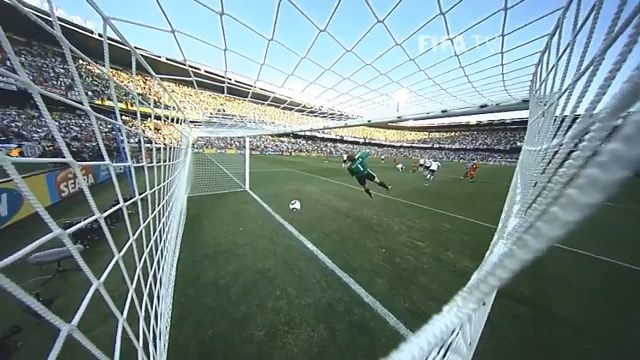
#> input picture res/2.jpg, 640 x 360 px
$ python temp.py
#> lines starting #> are read from the running program, lines starting #| are printed output that depends on the picture; after the words box and inside, x2 and y2 are one past the last pixel; in counts of white or black regions, pixels touching at a corner belong together; long printed decimals are rounded
import cv2
import numpy as np

img = cv2.imread('res/2.jpg')
#> img is the input picture: shape (360, 640, 3); mean B, G, R 131.6, 134.3, 114.7
gray = cv2.cvtColor(img, cv2.COLOR_BGR2GRAY)
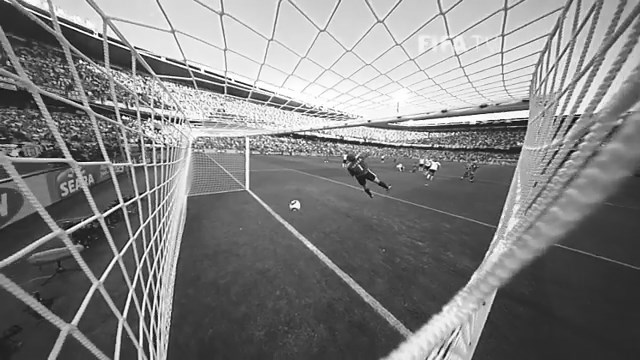
#> gray: shape (360, 640); min 1, max 255, mean 128.1
edges = cv2.Canny(gray, 50, 150, apertureSize=3)
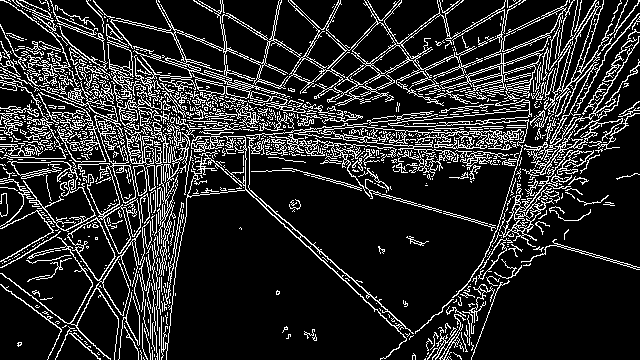
#> edges: shape (360, 640); 16% white in thin lines or dots

# lines = cv2.HoughLines(edges, 1, np.pi/180, 200)

ltl_edg = edges[140:355, 190:520]
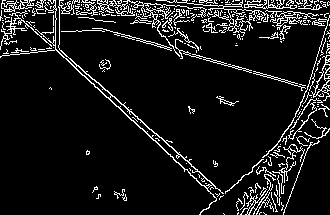
#> ltl_edg: shape (215, 330); 9.4% white in thin lines or dots
# cv2.imshow('Processed Image', edges)
# cv2.waitKey(0)
# quit()
lines = cv2.HoughLinesP(ltl_edg, 1, np.pi/180, 100, minLineLength=100, maxLineGap=10)
#> lines = 16 rows, first 6: [55, 48, 216, 198], [2, 0, 219, 189], [201, 12, 328, 19], [117, 32, 326, 92], [3, 0, 327, 23], [1, 3, 210, 17]
# Draw lines on the image
min_x = 0
for line in lines:
    x1, y1, x2, y2 = line[0]
    m = abs((y2 - y1) / (x2 - x1))
    if 0.5 < m < 1 and min_x < x1:
        min_x = x1
        cv2.line(img, (190 + x1, 140 + y1), (190 + x2, 140 + y2), (255, 0, 0), 1)
        print(f"m = {m}")
#> this loop made 16 passes
#> (x1, y1, x2, y2, m, min_x) on pass 1: (55, 48, 216, 198, 0.932, 55)
#> (x1, y1, x2, y2, m) on passes 2 to 7: (2, 0, 219, 189, 0.871), (201, 12, 328, 19, 0.0551), (117, 32, 326, 92, 0.287), (3, 0, 327, 23, 0.071), (1, 3, 210, 17, 0.067), (226, 19, 329, 24, 0.0485)
#| m = 0.9317
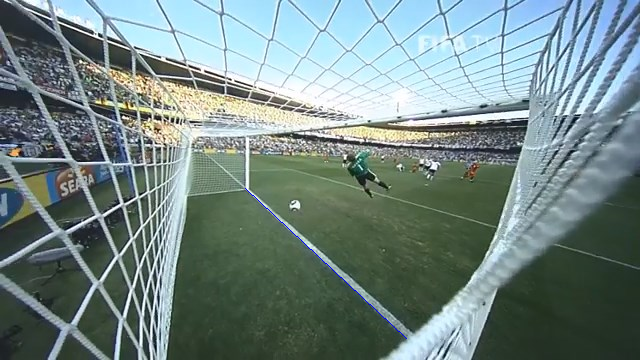
#> img: shape (360, 640, 3); 0.07% of pixels changed, all inside (x1, y1, x2, y2) = (245, 188, 407, 339)
#> after the loop, min_x = 55

# print(f"Detected Circles Count: {lines.__len__()}")
cv2.imshow('Processed Image', img)
cv2.waitKey(0)
cv2.destroyAllWindows()


# img = cv2.imread('res/1.jpg')

# lower_range = np.array([0, 0, 0])
# upper_range = np.array([100, 100, 100])
# mask = cv2.inRange(img, lower_range, upper_range)

# img[mask > 0] = (255, 255, 255)

# # lower_range = np.array([40, 40, 40])
# # upper_range = np.array([180, 180, 180])
# # mask = cv2.inRange(img, lower_range, upper_range)

# # img[mask > 0] = (0, 0, 255)

# cv2.imshow('Processed Image', img)
# cv2.waitKey(0)
# cv2.destroyAllWindows()
